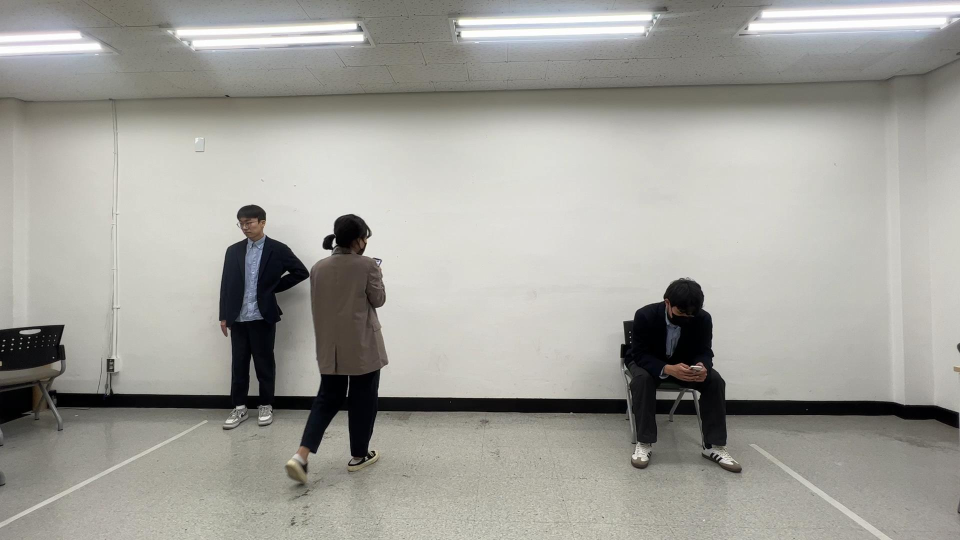
#> input picture src/image/IMG_9557.MOV_000072030.jpg, 1920 x 1080 px (shown at 1/2 size)
$ jupyter execute --allow-errors Untitled.ipynb   (shell and % lines are left out)
#> lines starting #> are read from the running program, lines starting #| are printed output that depends on the picture
#> (a cell that did not finish here is left out)

[cell 2]
import numpy as np
f_8=np.array( [[0.50462963, 0.22927989, 0.47685185, 0.25373641, 0.48148148, 0.25373641,
  0.5        ,0.2904212 , 0.51851852, 0.31487772, 0.46759259, 0.25067935,
  0.         ,0.        , 0.        , 0.        , 0.48611111, 0.32710598,
  0.48148148, 0.38213315, 0.48148148, 0.43410326, 0.47222222, 0.32404891,
  0.48148148, 0.38213315, 0.48148148, 0.43716033, 0.5       , 0.22622283,
  0.        , 0.        , 0.48611111, 0.22622283, 0.        , 0.        ],
 [0.7037037 , 0.32099185, 0.69907407, 0.32710598, 0.6712963 , 0.32404891,
  0.66203704, 0.36684783, 0.68981481, 0.38213315, 0.73148148, 0.32710598,
  0.72685185, 0.36379076, 0.72222222, 0.38213315, 0.6712963 , 0.37601902,
  0.66666667, 0.39436141, 0.66666667, 0.45855978, 0.71296296, 0.37907609,
  0.74074074, 0.40047554, 0.74074074, 0.46161685, 0.69907407, 0.31793478,
  0.71296296, 0.31793478, 0.68981481, 0.30876359, 0.72222222, 0.31182065]])

f_9=np.array([[0.70833333 ,0.57065217 ,0.69907407 ,0.58152174 ,0.6712963  ,0.57608696
  ,0.66203704 ,0.65217391 ,0.68981481 ,0.67934783 ,0.73148148 ,0.58695652
  ,0.72685185 ,0.64673913 ,0.72685185 ,0.67934783 ,0.6712963  ,0.66847826
  ,0.66666667 ,0.70108696 ,0.66666667 ,0.81521739 ,0.71296296 ,0.66847826
  ,0.74074074 ,0.71195652 ,0.74074074 ,0.82065217 ,0.69907407 ,0.55978261
  ,0.71296296 ,0.56521739 ,0.68981481 ,0.54891304 ,0.72222222 ,0.55434783],
 [0.48148148 ,0.4076087  ,0.48611111 ,0.45652174 ,0.46296296 ,0.45652174
  ,0.46296296 ,0.51630435 ,0.49074074 ,0.51086957 ,0.50925926 ,0.45108696
  ,0.50462963 ,0.50543478 ,0.47685185 ,0.51086957 ,0.47222222 ,0.58152174
  ,0.47222222 ,0.66847826 ,0.47685185 ,0.75       ,0.50925926 ,0.58152174
  ,0.50925926 ,0.67391304 ,0.50462963 ,0.75       ,0.47685185 ,0.40217391
  ,0.48611111 ,0.40217391 ,0.47222222 ,0.4076087  ,0.49537037 ,0.4076087 ]])

f_9_=np.array([[0.48148148 ,0.4076087  ,0.48611111 ,0.45652174 ,0.46296296 ,0.45652174
  ,0.46296296 ,0.51630435 ,0.49074074 ,0.51086957 ,0.50925926 ,0.45108696
  ,0.50462963 ,0.50543478 ,0.47685185 ,0.51086957 ,0.47222222 ,0.58152174
  ,0.47222222 ,0.66847826 ,0.47685185 ,0.75       ,0.50925926 ,0.58152174
  ,0.50925926 ,0.67391304 ,0.50462963 ,0.75       ,0.47685185 ,0.40217391
  ,0.48611111 ,0.40217391 ,0.47222222 ,0.4076087  ,0.49537037 ,0.4076087 ],
    [0.70833333 ,0.57065217 ,0.69907407 ,0.58152174 ,0.6712963  ,0.57608696
  ,0.66203704 ,0.65217391 ,0.68981481 ,0.67934783 ,0.73148148 ,0.58695652
  ,0.72685185 ,0.64673913 ,0.72685185 ,0.67934783 ,0.6712963  ,0.66847826
  ,0.66666667 ,0.70108696 ,0.66666667 ,0.81521739 ,0.71296296 ,0.66847826
  ,0.74074074 ,0.71195652 ,0.74074074 ,0.82065217 ,0.69907407 ,0.55978261
  ,0.71296296 ,0.56521739 ,0.68981481 ,0.54891304 ,0.72222222 ,0.55434783]])

f_10=np.array([[0.49074074 ,0.22927989 ,0.49074074 ,0.25679348 ,0.47222222 ,0.25679348
  ,0.46759259 ,0.2904212  ,0.49537037 ,0.28736413 ,0.51388889 ,0.25679348
  ,0.51388889 ,0.28736413 ,0.48148148 ,0.28736413 ,0.47685185 ,0.32404891
  ,0.47222222 ,0.37601902 ,0.47685185 ,0.421875   ,0.50925926 ,0.32404891
  ,0.50925926 ,0.37601902 ,0.50462963 ,0.421875   ,0.48148148 ,0.22622283
  ,0.49537037 ,0.22622283 ,0.47685185 ,0.23233696 ,0.50462963 ,0.22927989],
 [0.7037037  ,0.32099185 ,0.69907407 ,0.32710598 ,0.6712963  ,0.32404891
  ,0.66203704 ,0.36684783 ,0.68981481 ,0.38213315 ,0.73148148 ,0.32710598
  ,0.72685185 ,0.36379076 ,0.72685185 ,0.38213315 ,0.6712963  ,0.37601902
  ,0.66666667 ,0.39436141 ,0.66666667 ,0.45855978 ,0.71296296 ,0.37907609
  ,0.74074074 ,0.40047554 ,0.74074074 ,0.46161685 ,0.69907407 ,0.31487772
  ,0.71296296 ,0.31793478 ,0.68981481 ,0.30876359 ,0.72222222 ,0.31182065]])


features1 = f_9
features2 = f_10
_dist_thresh =0.4
features1, features2 = np.array(features1), np.array(features2)
#> (the rest of this cell did not finish here and is left out)

[cell 3]
import numpy as np

curr_skels = f_10
N = len(curr_skels)
_dict_id2skeleton={}
_cnt_humans = 0
_max_humans = 5
# Match skeletons between curr and prev
_dict_id2skeleton= {1: np.array([0.70833333, 0.32099185, 0.69907407, 0.32710598, 0.6712963 ,
       0.32404891, 0.66203704, 0.36684783, 0.68981481, 0.38213315,
       0.73148148, 0.33016304, 0.72685185, 0.36379076, 0.72685185,
       0.38213315, 0.6712963 , 0.37601902, 0.66666667, 0.39436141,
       0.66666667, 0.45855978, 0.71296296, 0.37601902, 0.74074074,
       0.40047554, 0.74074074, 0.46161685, 0.69907407, 0.31487772,
       0.71296296, 0.31793478, 0.68981481, 0.30876359, 0.72222222,
       0.31182065]), 2: np.array([0.48148148, 0.22927989, 0.48611111, 0.25679348, 0.46296296,
       0.25679348, 0.46296296, 0.2904212 , 0.49074074, 0.28736413,
       0.50925926, 0.25373641, 0.50462963, 0.28430707, 0.47685185,
       0.28736413, 0.47222222, 0.32710598, 0.47222222, 0.37601902,
       0.47685185, 0.421875  , 0.50925926, 0.32710598, 0.50925926,
       0.37907609, 0.50462963, 0.421875  , 0.47685185, 0.22622283,
       0.48611111, 0.22622283, 0.47222222, 0.22927989, 0.49537037,
       0.22927989])}
#> (the rest of this cell did not finish here and is left out)

[cell 4]
old={1, 2}
curr={2, 3}
old-curr

#### coordinate draw

[cell 5]
# import cv2
import numpy as np
import cv2
img = cv2.imread('./image/IMG_9557.MOV_000072030.jpg')
#> img is the input picture: shape (1080, 1920, 3); mean B, G, R 154.7, 160.5, 161.4

img_h=img.shape[0]
#> img_h = 1080
img_w=img.shape[1]
#> img_w = 1920
scale_h=1*img_h/img_w
#> scale_h = 0.562

prev=np.array([[0.48148148148148145, 0.2292798913043478, 0.4861111111111111, 0.25679347826086957, 0.46296296296296297,
                0.25679347826086957, 0.46296296296296297, 0.2904211956521739, 0.49074074074074076, 0.28736413043478265,
                0.5092592592592593, 0.25373641304347827, 0.5046296296296297, 0.2843070652173913, 0.47685185185185186,
                0.28736413043478265, 0.4722222222222222, 0.32710597826086957, 0.4722222222222222, 0.37601902173913043,
                0.47685185185185186, 0.421875, 0.5092592592592593, 0.32710597826086957, 0.5092592592592593, 0.37907608695652173,
                0.5046296296296297, 0.421875, 0.47685185185185186, 0.22622282608695654, 0.4861111111111111, 0.22622282608695654,
                0.4722222222222222, 0.2292798913043478, 0.49537037037037035, 0.2292798913043478]])
'''
,
                   [0.7083333333333334, 0.3209918478260869, 0.6990740740740741, 0.32710597826086957, 0.6712962962962963,
                    0.32404891304347827, 0.6620370370370371, 0.36684782608695654, 0.6898148148148148, 0.3821331521739131,
                    0.7314814814814815, 0.3301630434782609, 0.7268518518518519, 0.3637907608695652, 0.7268518518518519,
                    0.3821331521739131, 0.6712962962962963, 0.37601902173913043, 0.6666666666666666, 0.39436141304347827,
                    0.6666666666666666, 0.4585597826086956, 0.7129629629629629, 0.37601902173913043, 0.7407407407407407,
                    0.4004755434782609, 0.7407407407407407, 0.4616168478260869, 0.6990740740740741, 0.3148777173913044,
                    0.7129629629629629, 0.3179347826086956, 0.6898148148148148, 0.30876358695652173, 0.7222222222222222,
                    0.3118206521739131]
'''

curr=np.array([[0.49074074074074076, 0.2292798913043478, 0.49074074074074076, 0.25679347826086957, 0.4722222222222222,
                0.25679347826086957, 0.4675925925925926, 0.2904211956521739, 0.49537037037037035, 0.28736413043478265,
                0.5138888888888888, 0.25679347826086957, 0.5138888888888888, 0.28736413043478265, 0.48148148148148145,
                0.28736413043478265, 0.47685185185185186, 0.32404891304347827, 0.4722222222222222, 0.37601902173913043,
                0.47685185185185186, 0.421875, 0.5092592592592593, 0.32404891304347827, 0.5092592592592593,
                0.37601902173913043, 0.5046296296296297, 0.421875, 0.48148148148148145, 0.22622282608695654,
                0.49537037037037035, 0.22622282608695654, 0.47685185185185186, 0.23233695652173914, 0.5046296296296297,
                0.2292798913043478]])

"""
,
               [0.7037037037037037, 0.3209918478260869, 0.6990740740740741, 0.32710597826086957, 0.6712962962962963,
                0.32404891304347827, 0.6620370370370371, 0.36684782608695654, 0.6898148148148148, 0.3821331521739131,
                0.7314814814814815, 0.32710597826086957, 0.7268518518518519, 0.3637907608695652, 0.7268518518518519,
                0.3821331521739131, 0.6712962962962963, 0.37601902173913043, 0.6666666666666666, 0.39436141304347827,
                0.6666666666666666, 0.4585597826086956, 0.7129629629629629, 0.37907608695652173, 0.7407407407407407,
                0.4004755434782609, 0.7407407407407407, 0.4616168478260869, 0.6990740740740741, 0.3148777173913044,
                0.7129629629629629, 0.3179347826086956, 0.6898148148148148, 0.30876358695652173, 0.7222222222222222,
                0.3118206521739131]
                """

black_canvas = np.zeros((img_h,img_w, 3), dtype="uint8")
cv2.imshow('prev', black_canvas)
R,G,B = (0,0,255), (0,255,0),(255,0,0)
color = [(0,0,255), (0,255,0)]
thick = [5, 4]
c = 0
for sk1 in [prev[0], curr[0]]:

    rgb = color[c]
    for i in range(int(len(sk1)/2)):
        idx = i * 2
        coor=sk1[idx:idx+2]
        x=coor[0]*img_w
        y=coor[1]*img_h
        print(coor, rgb)
        cv2.line(black_canvas, (int(x), int(y)),(int(x), int(y)), rgb, thick[c])
        cv2.imshow('prev', black_canvas)
    c+=1
    print('done')
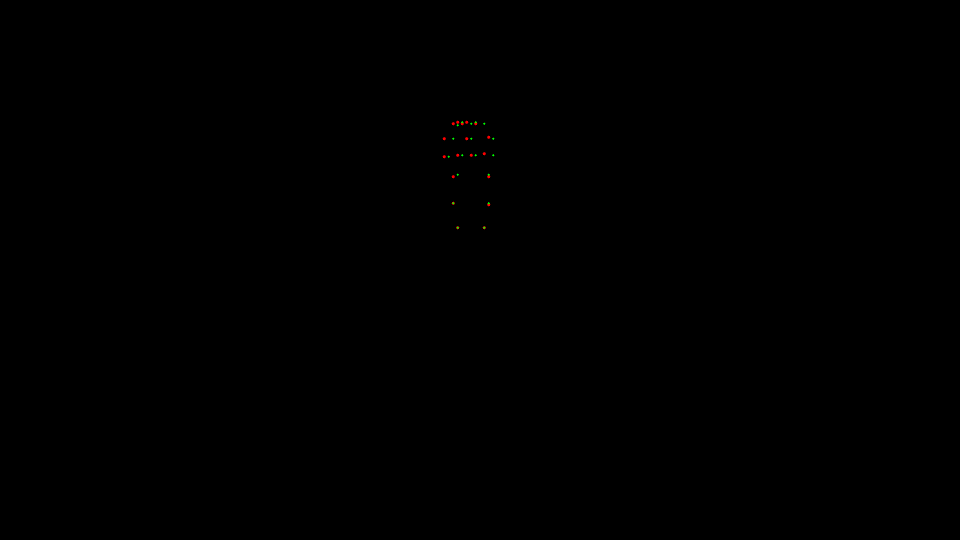
#> black_canvas: shape (1080, 1920, 3) (shown at 1/2 size); mean of channels 0, 1, 2 0, 0, 0.1; drawn as B, G, R
#> after the loop, c = 2

cv2.waitKey(0)
cv2.destroyAllWindows()

[cell 6]
import numpy as np
import cv2

img = cv2.imread('./image/IMG_9557.MOV_000072030.jpg')

img_h=img.shape[0]
img_w=img.shape[1]
scale_h=1*img_h/img_w
scale_h
#> Out = 0.562

[cell 7]
import numpy as np
dict_id2skel={2: np.array([0.49074074, 0.22927989, 0.49074074, 0.25679348, 0.47222222,
       0.25679348, 0.46759259, 0.2904212 , 0.49537037, 0.28736413,
       0.51388889, 0.25679348, 0.51388889, 0.28736413, 0.48148148,
       0.28736413, 0.47685185, 0.32404891, 0.47222222, 0.37601902,
       0.47685185, 0.421875  , 0.50925926, 0.32404891, 0.50925926,
       0.37601902, 0.50462963, 0.421875  , 0.48148148, 0.22622283,
       0.49537037, 0.22622283, 0.47685185, 0.23233696, 0.50462963,
       0.22927989]), 3: np.array([0.7037037 , 0.32099185, 0.69907407, 0.32710598, 0.6712963 ,
       0.32404891, 0.66203704, 0.36684783, 0.68981481, 0.38213315,
       0.73148148, 0.32710598, 0.72685185, 0.36379076, 0.72685185,
       0.38213315, 0.6712963 , 0.37601902, 0.66666667, 0.39436141,
       0.66666667, 0.45855978, 0.71296296, 0.37907609, 0.74074074,
       0.40047554, 0.74074074, 0.46161685, 0.69907407, 0.31487772,
       0.71296296, 0.31793478, 0.68981481, 0.30876359, 0.72222222,
       0.31182065])}
p=[1,2,3]
notindict=[i for i in p if not i in dict_id2skel]

notindict

[cell 8]
max_humans=3
a=[i+1 for i in range(max_humans)]
a

[cell 9]
import os, shutil
output_folder = '/home/ejjchl77/RAR_2/data_test/mockup_3people/'
output_path = output_folder +"/output/03-06-13-37-21-299/"
image_path = output_folder +"/image/03-06-13-37-21-299/"

#> (the rest of this cell did not finish here and is left out)

[cell 10]
from ast import literal_eval
import glob
from collections import Counter

def act2met(act):
    if act == 'sitting': met=1.0
    elif act == 'stand': met=1.2
    elif act == 'walking': met=1.7
    else: met = None
    return met

def activity(out_files):
    id1=[]; id2=[]; id3=[]
    for out in out_files:

        f=open(out, 'r')
        lines=f.readlines()
        for line in lines:
            line=literal_eval(line)

            for ll in line:
                if not ll: activity.append(None)

                else:
                    ids = ll[0][0]
                    act = ll[0][1]

                    if ids == 1: id1.append(act2met(act))
                    elif ids == 2: id2.append(act2met(act))
                    elif ids == 3: id3.append(act2met(act))

    return id1, id2, id3

path = '/home/ejjchl77/RAR_2/data_test/mockup_3people/output/03-06-14-19-10-211/skeletons/'
path_ = glob.glob(path+'*.txt')
id1, id2, id3=activity(path_)
# id1=[i[0] for i in a]
# id2=[i[1] for i in a]
# id3=[i[2] for i in a]

print(id1, id2, id3)
